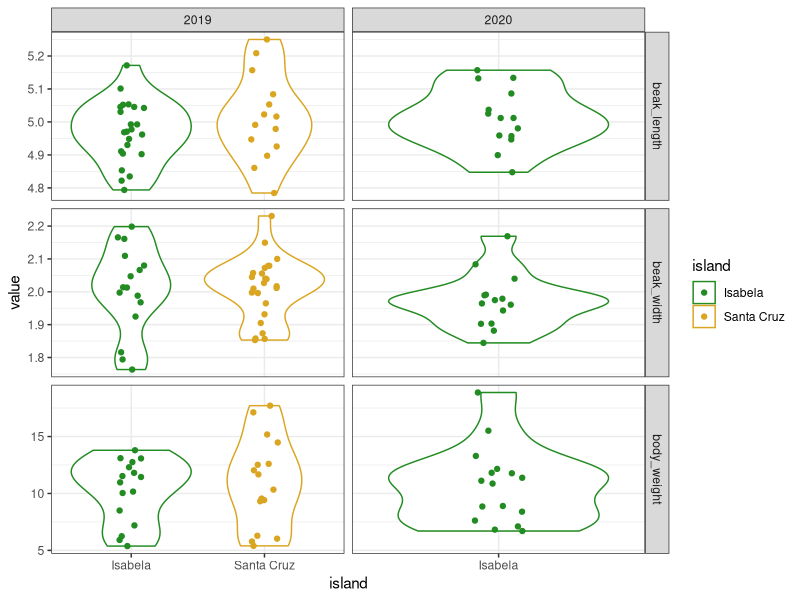
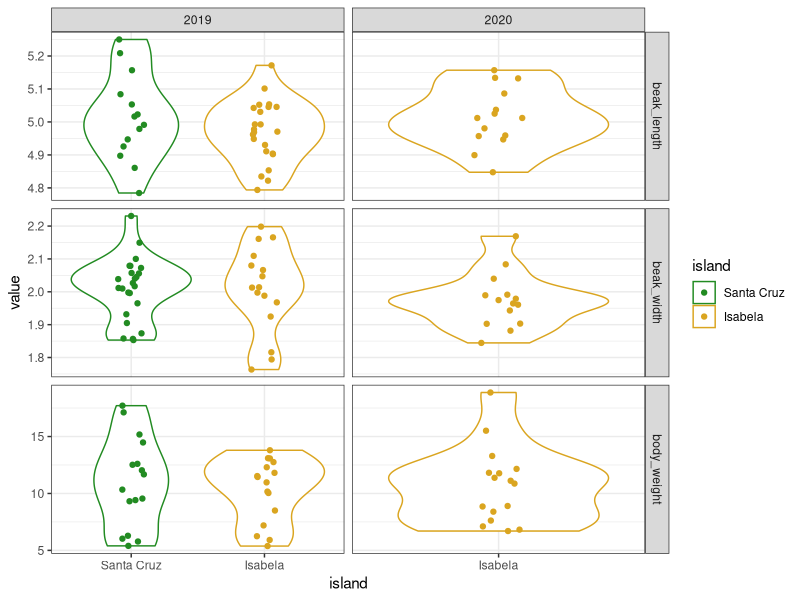

These figures' R source, in order:
## ---- chunk 1
library(tibble)
library(tidyr)
## ---- chunk 2
# Make a data frame
data.frame(who = c("Pratik", "Theo", "Raph"), chapt = c("1, 4", "3", "2, 5"))

# Or an equivalent tibble
tibble(who = c("Pratik", "Theo", "Raph"), chapt = c("1, 4", "3", "2, 5"))
## ---- chunk 3
tribble(
  ~who, ~chapt,
  "Pratik", "1, 4",
  "Theo", "3",
  "Raph", "2, 5"
)
## ---- chunk 4
# Perform a PCA on mtcars 
pca_scores <- prcomp(mtcars)$x
head(pca_scores) # looks like a data frame or a tibble...
class(pca_scores) # but is actually a matrix

# Convert to tibble
as_tibble(pca_scores)
## ---- chunk 5
# We first simulate random data
beak_lengths <- rnorm(100, mean = 5, sd = 0.1)
beak_widths <- rnorm(100, mean = 2, sd = 0.1)
body_weights <- rgamma(100, shape = 10, rate = 1)
islands <- rep(c("Isabela", "Santa Cruz"), each = 50)

# Assemble into a tibble
data <- tibble(
  id = 1:100,
  body_weight = body_weights,
  beak_length = beak_lengths,  
  beak_width = beak_widths,
  island = islands
)

# Snapshot
data
## ---- chunk 6
data <- pivot_longer(
  data, 
  cols = c("body_weight", "beak_length", "beak_width"),
  names_to = "variable"
)
data
## ---- chunk 7
# Make a contingency table
ctg <- with(data, table(island, variable))
ctg
## ---- chunk 8
# Contingency table is pivoted to the long-format automatically
as_tibble(ctg)
## ---- chunk 9
pivot_wider(
  data, 
  names_from = "variable", 
  values_from = "value", 
  id_cols = c("id", "island")
)
## ---- chunk 10
# We replace 100 random observations by NAs
ii <- sample(nrow(data), 100)
data$value[ii] <- NA
data
## ---- chunk 11
drop_na(data, value)
## ---- chunk 12
replace_na(data, replace = list(value = -999))
## ---- chunk 13
fill(data, value)
## ---- chunk 14
# Sample random dates for each observation
data$day <- sample(30, nrow(data), replace = TRUE)
data$month <- sample(12, nrow(data), replace = TRUE)
data$year <- sample(2019:2020, nrow(data), replace = TRUE)
data
## ---- chunk 15
data <- unite(data, day, month, year, col = "date", sep = "-")
data
## ---- chunk 16
separate(data, date, into = c("day", "month", "year"))
## ---- chunk 17
separate_rows(data, date)
## ---- chunk 18
data <- separate(data, date, into = c("day", "month", "year"))
to_rm <- with(data, island == "Santa Cruz" & year == "2020")
data <- data[!to_rm,]
tail(data)
## ---- chunk 19
expand_grid(
  island = c("Isabela", "Santa Cruz"), 
  year = c("2019", "2020")
)
## ---- chunk 20
expand(data, island, year)
## ---- chunk 21
nrow_Isabela <- with(data, length(which(island == "Isabela")))
nrow_SantaCruz <- with(data, length(which(island == "Santa Cruz")))
sites_Isabela <- sample(c("A", "B"), size = nrow_Isabela, replace = TRUE)
sites_SantaCruz <- sample(c("C", "D"), size = nrow_SantaCruz, replace = TRUE)
sites <- c(sites_Isabela, sites_SantaCruz)
data$site <- sites
data
## ---- chunk 22
expand(data, nesting(island, site, year))
## ---- chunk 23
expand(data, crossing(nesting(island, site), year)) # both can be used together
## ---- chunk 24
tail(complete(data, crossing(nesting(island, site), year))) 
# the last row has been added, full of NAs
## ---- chunk 25
library(forcats)
## ---- chunk 26
my_char_vec <- c("Pratik", "Theo", "Raph")
my_char_vec
## ---- chunk 27
my_fact_vec <- factor(my_char_vec) # as.factor would work too
my_fact_vec
## ---- chunk 28
factor(c(my_char_vec, "Raph"))
## ---- chunk 29
levels(my_fact_vec)
## ---- chunk 30
# Make the plotting code a function so we can re-use it without copying and pasting
my_plot <- function(data) {
  
  # We do not cover the ggplot functions in this chapter, this is just to
  # illustrate our use-case, wait until chapter 5!
  library(ggplot2)
  ggplot(data, aes(x = island, y = value, color = island)) + 
    geom_violin() + 
    geom_jitter(width = 0.1) +
    facet_grid(variable ~ year, scales = "free") +
    theme_bw() +
    scale_color_manual(values = c("forestgreen", "goldenrod"))
  
}

my_plot(data)
# Remember that data are missing from Santa Cruz in 2020
## ---- chunk 31
data$island <- as.factor(data$island) # turn this column into a factor
data$island <- fct_relevel(data$island, c("Santa Cruz", "Isabela"))
my_plot(data) # order of islands has changed!
## ---- chunk 32
data$island[1:10]
fct_relevel(data$island, c("Isabela", "Santa Cruz"))[1:10] # same thing, different levels
## ---- chunk 33
data$variable <- as.factor(data$variable)
levels(data$variable)
levels(fct_inorder(data$variable))
## ---- chunk 34
levels(fct_rev(data$island)) # back in the alphabetical order
## ---- chunk 35
fct_recode(
  my_fact_vec, 
  "Pratik Gupte" = "Pratik", 
  "Theo Pannetier" = "Theo", 
  "Raphael Scherrer" = "Raph"
)
## ---- chunk 36
fct_collapse(my_fact_vec, EU = c("Theo", "Raph"), NonEU = "Pratik")
## ---- chunk 37
data <- data[data$island == "Santa Cruz",] # keep only one island
unique(data$island) # Isabela is gone from the labels
levels(data$island) # but not from the levels
## ---- chunk 38
data <- droplevels(data)
levels(data$island)
## ---- chunk 39
data$island <- fct_drop(data$island)
